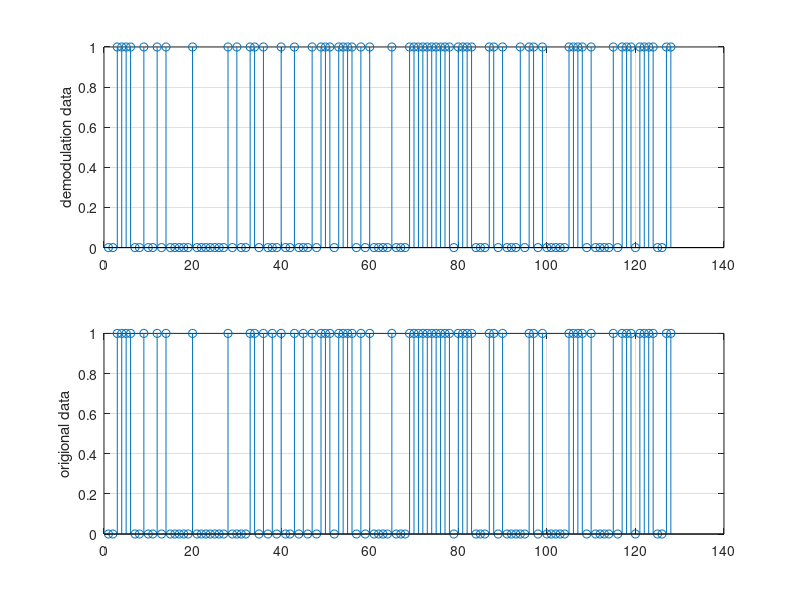

MATLAB code to generate this figure:
clear,close,clc all
snr=10;      %信噪比，單位為dB 
fftl=128;    %FFT的長度
N=6;         %一個幀結構中OFDM信號的個數
para=128;    %平行傳輸的子載波個數
gsl=32;      %保護時隙的長度
%**************OFDM信號的產生***************
signal=randint(1,para*N*2);
%產生0、1隨機序列，符號個數為para*N*2（子通道數*調製水平*每個子通道中符號數）
for i=1:para
    for j=1:N*2
        sigpara(i,j)=signal(i*j);
        %串並變換，將隨機產生的二進位矩陣變換為列數為para，行數為N*2的矩陣
    end
end
%*******以下進行QPSK調製，將資料分為I、Q兩路********
for j=1:N;
    ich(:,j)=sigpara(:,2*j-1);
    qch(:,j)=sigpara(:,2*j);
end
kmod=1./sqrt(2);
ich1=ich.*kmod;
qch1=qch.*kmod;
x=ich1+qch1.*I;            %產生complex信號
y=ifft(x);                 %IFFT將頻域信號轉換為時域信號
ich2=real(y);              %I通道取時域信號的實部
qch2=imag(y);              %Q通道取時域信號的虛部
%**********以下插入保護時隙**********
ich3=[ich2(fftl-gsl+1:fftl,:);ich2];
qch3=[qch2(fftl-gsl+1:fftl,:);qch2];
%**********以下進行並串變換**********
ich4=reshape(ich3,1,(fftl+gsl)*N);
qch4=reshape(qch3,1,(fftl+gsl)*N);
%以下為系統發送端形成的信號
Tdata=ich4+qch4.*I;
%**********以下為系統接收端進行解調的過程**********
Rdata=awgn(Tdata,snr,'measured');   %對接收到的信號加入AWGN
%**********以下為接收端移去保護時隙**********
idata=real(Rdata);
qdata=imag(Rdata);
idata1=reshape(idata,fftl+gsl,N);
qdata1=reshape(qdata,fftl+gsl,N);
idata2=idata1(gsl+1:gsl+fftl,:);
qdata2=qdata1(gsl+1:gsl+fftl,:);
%**********以下為系統接收端進行FFT**********
Rx=idata2+qdata2*I;
ry=fft(Rx);
Rich=real(ry);
Rqch=imag(ry);
Rich=Rich/kmod;
Rqch=Rqch/kmod;
%**********以下為接收端進行QPSK解調**********
for j=1:N;
    Rpara(:,2*j-1)=Rich(:,j);
    Rpara(:,2*j)=Rqch(:,j);
end
Rsig=reshape(Rpara,1,para*N*2);
Rsig=Rsig > 0.5;   %抽樣判決

[errorBit BER]=biterr(Rsig(1:128),signal(1:128))      %計算BER

figure(1)
subplot(2,1,1)
stem(Rsig(1:128))
ylabel('demodulation data');
grid on;
subplot(2,1,2)
stem(signal(1:128))
ylabel('origional data');
grid on;	 
